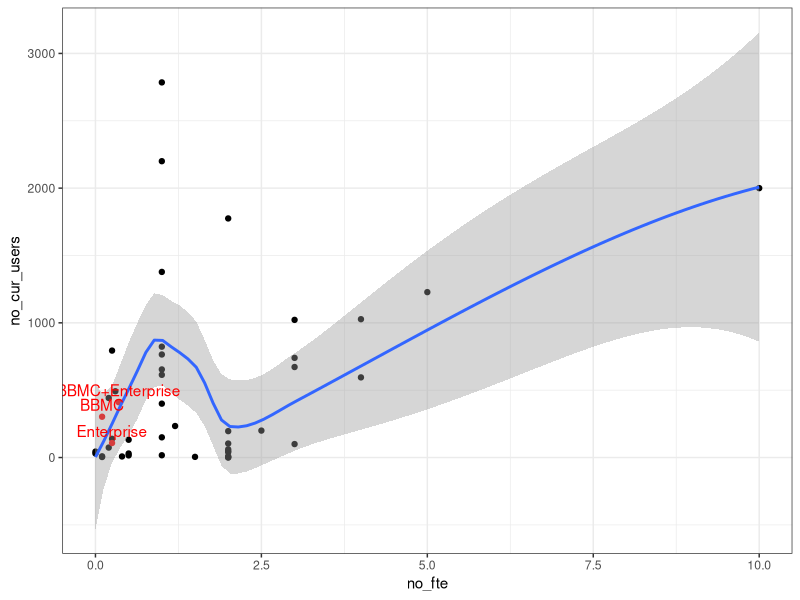
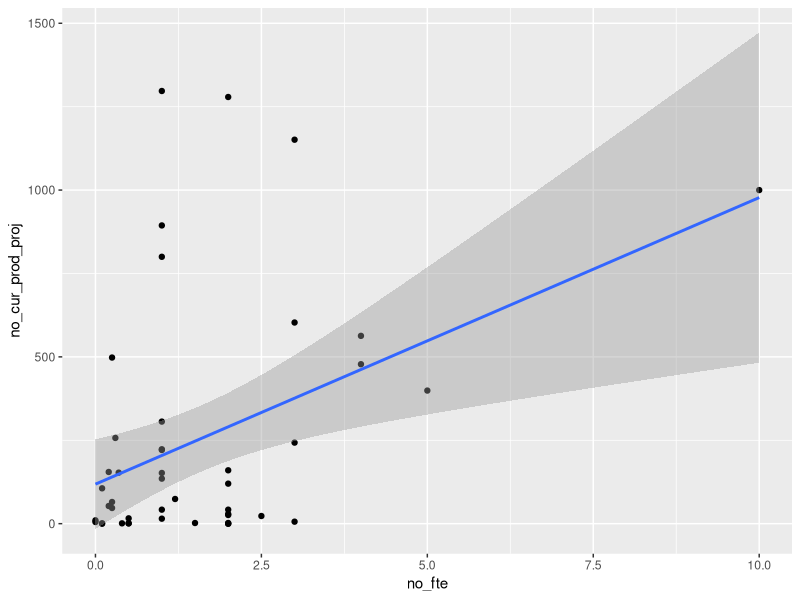
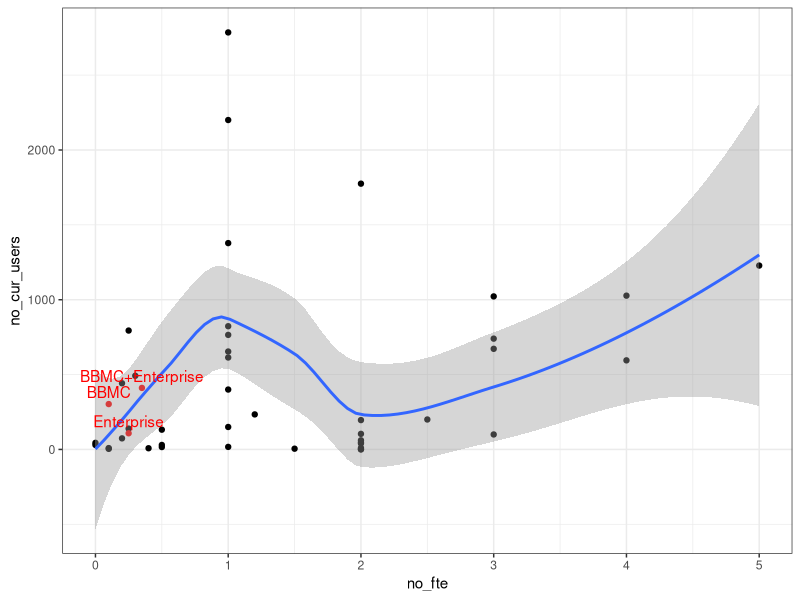
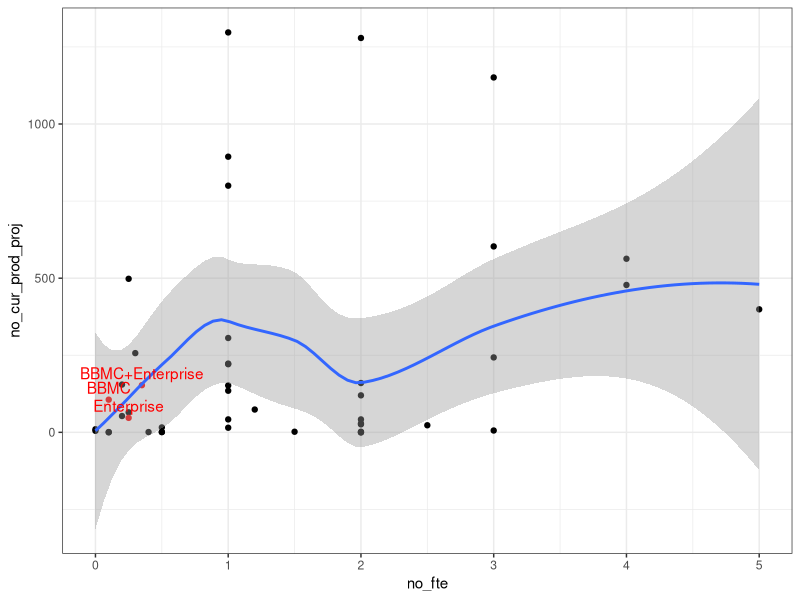
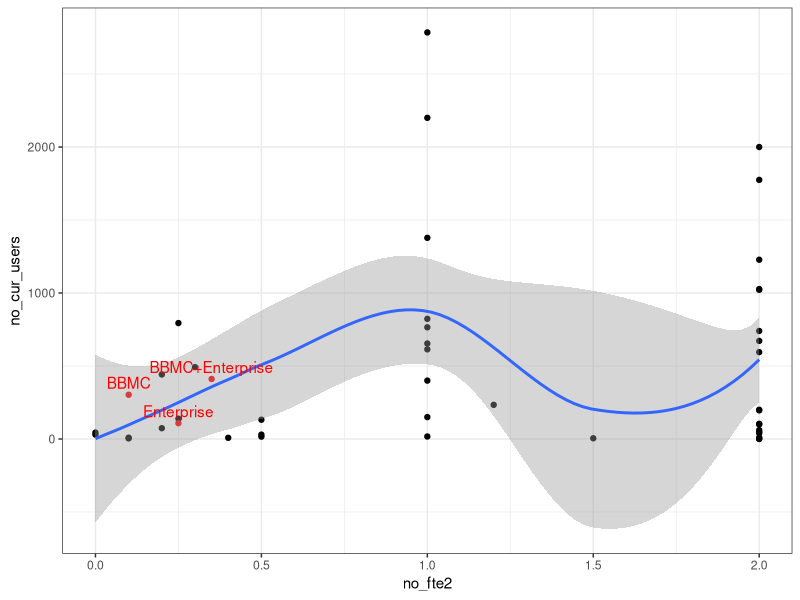
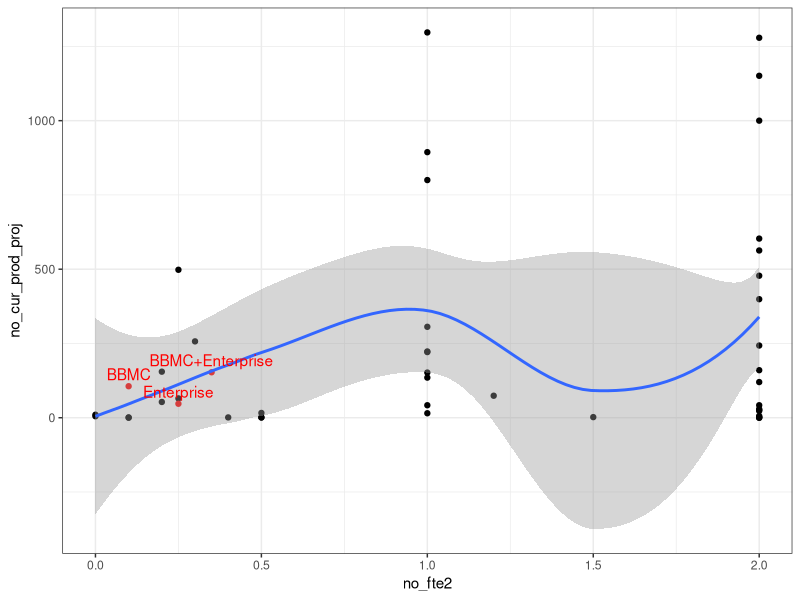
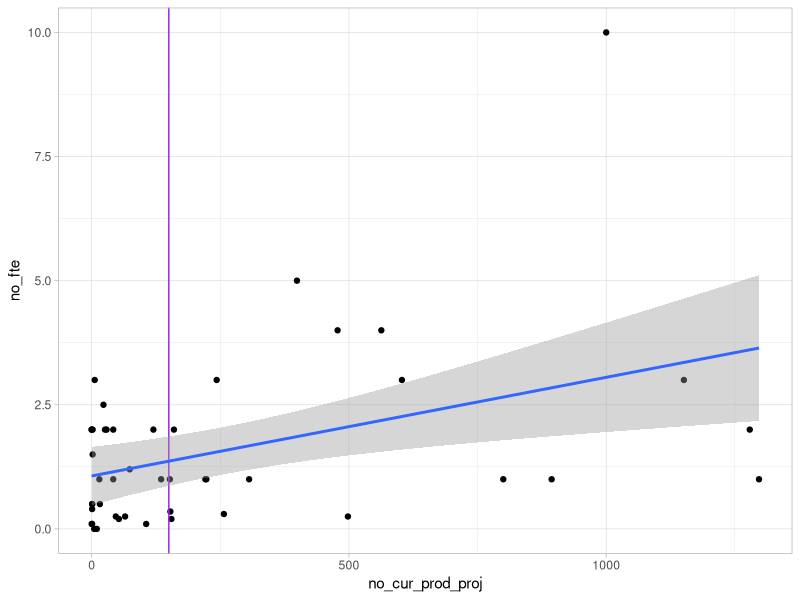
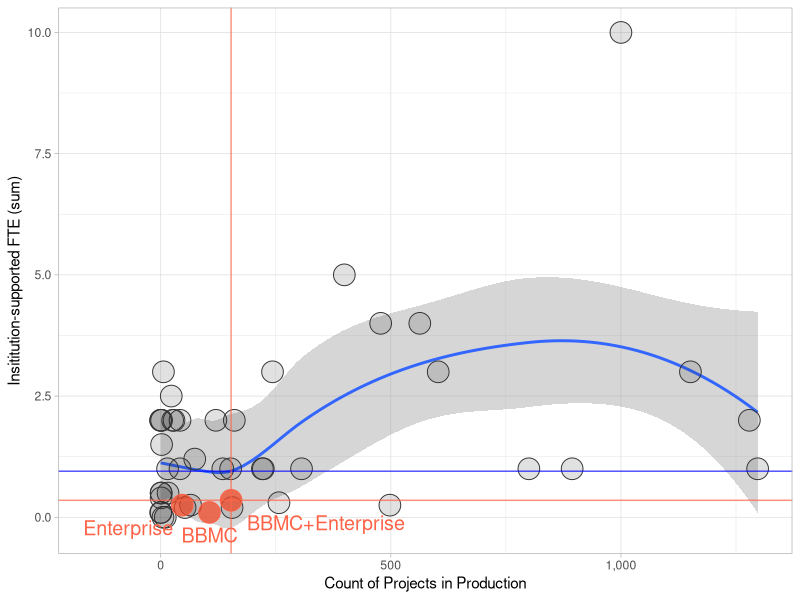

Reproduce these figures in R, in order.
#inpsect relationship between RC use and supported FTE
library(ggplot2)

fteData <- read.csv("./agendas/fteData.csv")
hipaaData <- read.csv("./agendas/breach_report.csv")
table(hipaaData$Covered.Entity.Type)
table(hipaaData$Location.of.Breached.Information)
grep("research",hipaaData$Location.of.Breached.Information,ignore.case = TRUE,value = TRUE)

ouData <- data.frame(list(c("Thomas","Pravina","TnP"),rep("OUHSC",3),c(.1,.25,.35),c(303,108,411),c(106,47,153)))
colnames(ouData) <- colnames(fteData)

fteData <- rbind(fteData,ouData)
fteData$no_fte2 <- ifelse(fteData$no_fte <= 2,fteData$no_fte,2)


fteData$OUdat <- (fteData$institution %in% "OUHSC")
fteData$Instance <- ""
fteData$Instance[fteData$institution %in% "OUHSC" & fteData$name %in% "Thomas"] <- "BBMC"
fteData$Instance[fteData$institution %in% "OUHSC" & fteData$name %in% "Pravina"] <- "Enterprise"
fteData$Instance[fteData$institution %in% "OUHSC" & fteData$name %in% "TnP"] <- "BBMC+Enterprise"

ouData$Instance[ouData$institution %in% "OUHSC" & ouData$name %in% "Thomas"] <- "BBMC"
ouData$Instance[ouData$institution %in% "OUHSC" & ouData$name %in% "Pravina"] <- "Enterprise"
ouData$Instance[ouData$institution %in% "OUHSC" & ouData$name %in% "TnP"] <- "BBMC+Enterprise"

ggplot(fteData, aes(x=no_fte,y=no_cur_users)) + geom_point(aes(col=factor(OUdat)),show.legend = FALSE) + stat_smooth(method = "loess") + geom_text(aes(label=Instance,color=factor(OUdat)),hjust=.5,vjust=-.5,show.legend = FALSE) + theme_bw() + scale_color_manual(values=c("black","red"))
ggplot(fteData, aes(x=no_fte,y=no_cur_prod_proj)) + geom_point() + stat_smooth(method = "lm")

ggplot(fteData[!fteData$no_fte %in% 10,], aes(x=no_fte,y=no_cur_users,label=Instance)) + geom_point(aes(col=factor(OUdat)),show.legend = FALSE) + stat_smooth(method = "loess") + geom_text(aes(label=Instance,color=factor(OUdat)),hjust=.5,vjust=-.5,show.legend = FALSE) + theme_bw() + scale_color_manual(values=c("black","red"))
ggplot(fteData[!fteData$no_fte %in% 10,], aes(x=no_fte,y=no_cur_prod_proj)) + geom_point(aes(col=factor(OUdat)),show.legend = FALSE) + stat_smooth(method = "loess") + geom_text(aes(label=Instance,color=factor(OUdat)),hjust=.5,vjust=-.5,show.legend = FALSE) + theme_bw() + scale_color_manual(values=c("black","red"))

ggplot(fteData, aes(x=no_fte2,y=no_cur_users,label=Instance)) + geom_point(aes(col=factor(OUdat)),show.legend = FALSE) + stat_smooth(method = "loess") + geom_text(aes(label=Instance,color=factor(OUdat)),hjust=.5,vjust=-.5,show.legend = FALSE) + theme_bw() + scale_color_manual(values=c("black","red"))
ggplot(fteData, aes(x=no_fte2,y=no_cur_prod_proj)) + geom_point(aes(col=factor(OUdat)),show.legend = FALSE) + stat_smooth(method = "loess") + geom_text(aes(label=Instance,color=factor(OUdat)),hjust=.5,vjust=-.5,show.legend = FALSE) + theme_bw() + scale_color_manual(values=c("black","red"))

ggplot(fteData, aes(x=no_cur_prod_proj, y=no_fte)) + 
  geom_point() + 
  geom_vline(xintercept=150, color="purple") +
  stat_smooth(method = "lm") +
  theme_light()
  

ggplot(fteData, aes(x=no_cur_prod_proj, y=no_fte)) + 
  geom_smooth(method = "loess") + 
  geom_point(aes(color=factor(OUdat), fill=factor(OUdat)),show.legend = FALSE, shape=21, size=7) + 
  geom_hline(yintercept=.35, color="tomato"          , alpha=.7) +
  geom_hline(yintercept=.95, color="blue"          , alpha=.7) +
  geom_vline(xintercept=153, color="tomato"          , alpha=.7) +
  geom_text(data=ouData, mapping=aes(label=Instance), color="tomato",hjust=c(.5, 1.1, -.1), size=5, vjust=2, check_overlap=F, show.legend = FALSE) + 
  scale_x_continuous(labels=scales::comma) + 
  scale_color_manual(values=c("gray20","tomato")) + 
  scale_fill_manual(values=c("#22222222","#EE4422BB")) + 
  coord_cartesian(xlim=c(-150, 1300)) +
  theme_light() +
  labs(x="Count of Projects in Production", y="Insititution-supported FTE (sum)")

ggsave("project-count.png", width=7, height=5, units="in")

last_plot() %+% 
  aes(x=no_cur_users) +
  labs(x="Count of Users")
ggsave("user-count.png", width=7, height=5, units="in")
